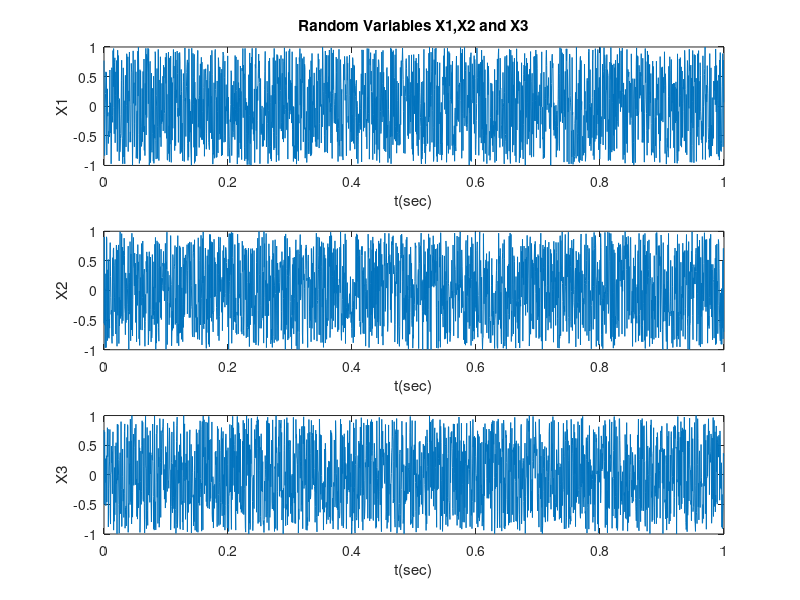
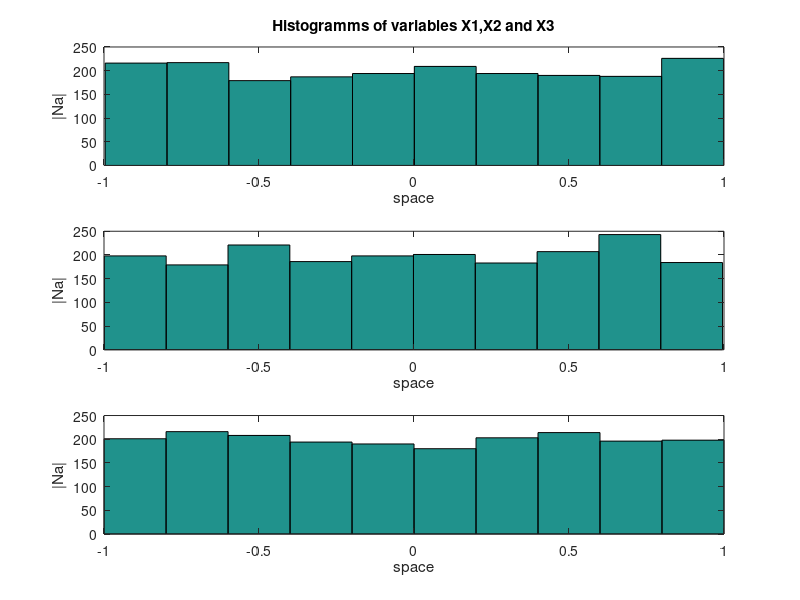

MATLAB code for these plots, in order:
% epeidi to sygkekrimeno 3o erotima einai to idio me to 3o erotima tis
% persinis ergasias, o kodikas,oi graphikes parastaseis kai to report 
% einai oloidia me ayta poy eixa steilei persi gia tin persini(2020-2021) 
% ergasia 1. 

clear;  
clc;

N = 2000;   %arithmos paratiriseon
M = 2000;   %arithmos stoixeion

R1 = -1;    
R2 = 1;

x = (R2-R1)*rand(M,N)+R1; %i tuxaia diadikasia tis ekfonisis

M1 = x(1,:);    %to 1o simeio
M2 = x(530, :); %to 2o simeio
M3 = x(800, :); %to 3o simeio

x1 = M1;   %proti tyxaia metavliti
x2 = M2;   %deyteri tyxaia metavliti
x3 = M3;   %triti tyxaia metavliti 

k = 1;
t = 0:k/N:k-k/N;

figure(1);

%sxediasi toy X1
subplot(311);
plot(t,x1);
title('Random Variables X1,X2 and X3');
xlabel('t(sec)');
ylabel('X1');
%telos sxediasis toy X1

%sxediasi toy X2
subplot(312);
plot(t,x2);
xlabel('t(sec)');
ylabel('X2');
%telos sxediasis toy X2

%sxediasi toy X3
subplot(313);
plot(t,x3);
xlabel('t(sec)');
ylabel('X3');
%telos sxediasis toy X3

mn_X1 = mean(x1)
mn_X2 = mean(x2)
mn_X3 = mean(x3)

vr_X1 = var(x1)
vr_X2 = var(x2)
vr_X3 = var(x3)

%istogramma toy X1
figure(2);
subplot(311);
hist(x1);
title('Histogramms of variables X1,X2 and X3');
xlabel('space');
ylabel('|Na|');
%telos toy istogrammatos toy X1

%istogramma toy X2
subplot(312);
hist(x2);
xlabel('space');
ylabel('|Na|');
%telos toy istogrammatos toy X2

%istogramma toy X3
subplot(313);
hist(x3);
xlabel('space');
ylabel('|Na|');
%telos toy istogrammatos toy X3